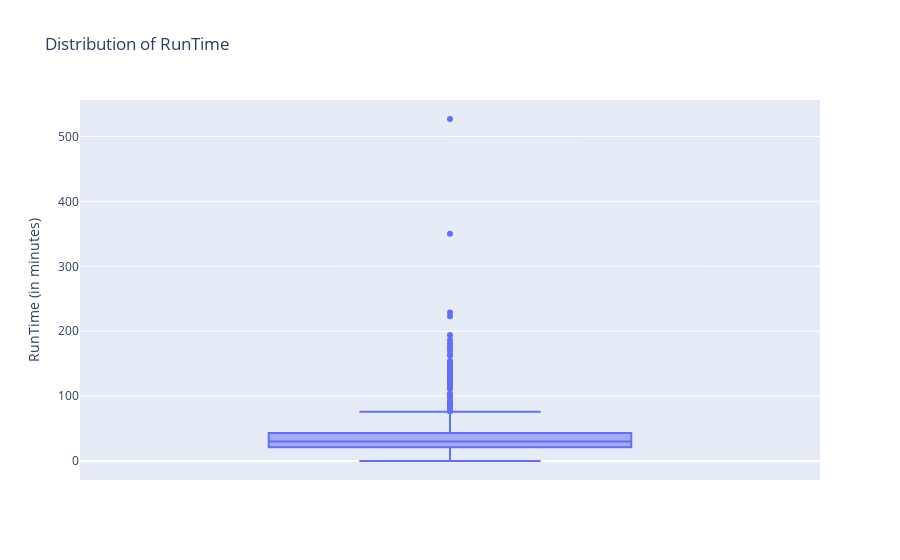

Write notebook code for a chart like this one.
### Code cell
fig = px.box(df, y='RunTime', title='Distribution of RunTime',
             labels={'RunTime': 'RunTime (in minutes)'})
fig.show()

### Figure 1 — Plotly figure (JSON) as saved in the notebook; plotly's stock layout.template omitted (floating-point values rounded to 4 significant figures; data arrays with more than 128 entries replaced by an {"elided": "..."} marker saying what was removed)
{"data": [{"alignmentgroup": "True", "hovertemplate": "RunTime (in minutes)=%{y}<extra></extra>", "legendgroup": "", "marker": {"color": "#636efa"}, "name": "", "notched": false, "offsetgroup": "", "orientation": "v", "showlegend": false, "type": "box", "x0": " ", "xaxis": "x", "y": {"elided": "1690 int values"}, "y0": " ", "yaxis": "y"}], "layout": {"boxmode": "group", "legend": {"tracegroupgap": 0}, "title": {"text": "Distribution of RunTime"}, "xaxis": {"anchor": "y", "domain": [0, 1]}, "yaxis": {"anchor": "x", "domain": [0, 1], "title": {"text": "RunTime (in minutes)"}}}}
